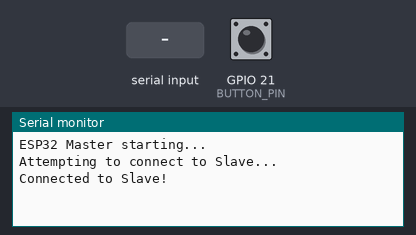
Simulated run of this sketch. Board: ESP32. On the bench: the last lines printed to the serial monitor. The test bench sets the inputs (shaded band); at power-on: GPIO 21 (BUTTON_PIN) HIGH. Nothing arrives over Bluetooth unless stated.

Above: at 4.2 s.
4.3 s: GPIO 21 (BUTTON_PIN) pulled LOW for 0.15 s
At 4.8 s:
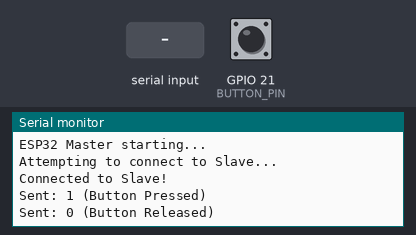
5.9 s: "D21\n" received over the second serial link
At 6.8 s:
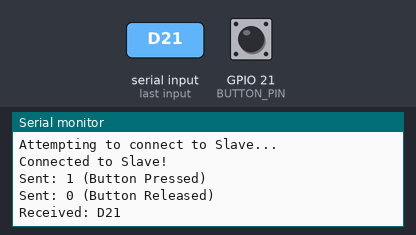
7.4 s: "1\n" received over the second serial link
At 8.1 s:
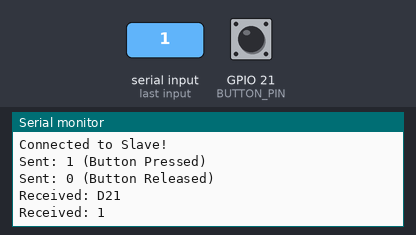

Measured:
- after the input at 4.3 s, the serial monitor: prints a new line at once (image 1)
- after the input at 5.9 s, the serial monitor: prints a new line at once (image 2)
- after the input at 7.4 s, the serial monitor: prints a new line at once (image 3)

The sketch:

Master_ESP32.ino
```cpp
#include <BluetoothSerial.h>
BluetoothSerial SerialBT; // Create a Bluetooth Serial object

#define BUTTON_PIN 21 // Button connected to GPIO21 (says "D21" on board)
uint8_t slaveAddress[] = {0x14, 0x33, 0x5C, 0x02, 0xB0, 0xDA}; // Replace with your slave MAC

void setup() {
  Serial.begin(115200); // Common rate for ESP32
  SerialBT.begin("ESP32_MASTER", true); // true = Master mode
  Serial.println("ESP32 Master starting...");

  pinMode(BUTTON_PIN, INPUT_PULLUP); // Button with internal pull-up (Has to be INPUT_PULLUP, so we dont get any random values!)

  delay(3000); // delay for slave module to get ready

  connectToSlave(); // Try to connect once
}

void loop() {
  //  sets the button input to HIGH
  static int lastButtonState = HIGH;
  int buttonState = digitalRead(BUTTON_PIN);  //reads the button input and assings it to "buttonState"

  if (SerialBT.connected()) { // If modules are connected
    if (buttonState != lastButtonState) { // If button has not changed value
      lastButtonState = buttonState;  //  button value stays the same

      if (buttonState == LOW) { // Button Pressed
        SerialBT.println("1");  //  Sends a "1" to the Slave module
        Serial.println("Sent: 1 (Button Pressed)"); //  Prints in the Master Terminal
      } else { // Button Released
        SerialBT.println("0");  //  Sends a "0" to the Slave module
        Serial.println("Sent: 0 (Button Released)");  //  Prints in the Master Terminal
      }
    }

    // Read incoming messages if any
    if (SerialBT.available()) {
      String response = SerialBT.readStringUntil('\n'); //  Read the Slave message until newline character
      Serial.print("Received: "); // Prints in the Master Terminal
      Serial.println(response); // Prints in the Master Terminal incoming message
    }
    // there is no incoming message and BT disconnects
  } else {
    Serial.println("Disconnected. Trying to reconnect..."); // Prints in Master Terminal disconnect message
    connectToSlave(); // Attempts connect to Slave
    delay(2000); // Wait 2 seconds before retrying
  }

  delay(50); // Short delay for stability
}

// Function to connect to the Slave device using its MAC address
void connectToSlave() {
  Serial.println("Attempting to connect to Slave...");  // Prints to Master Terminal connection attempt
  if (SerialBT.connect(slaveAddress)) { // If connection is successful
    Serial.println("Connected to Slave!");  // Prints in master terminal connected message
  } else {  // If connection fails
    Serial.println("Failed to connect. Retrying..."); // Prints in master Terminal failure message
  }
}
```
